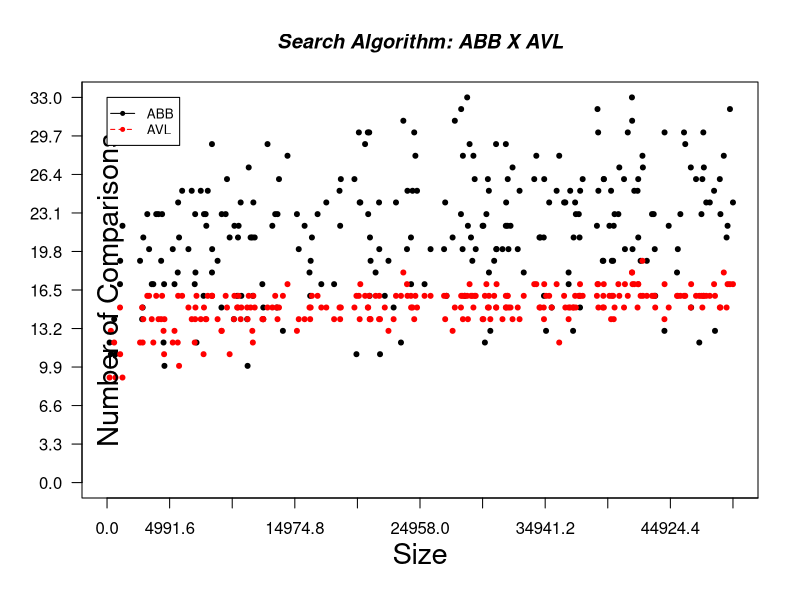

Generate this figure with R:
comp208 <- read.table("Comp_Data.txt", header = T, sep = "\t")

#Compute the largest y and x in the data
max_y <- max(comp208$Comparações_AVL, comp208$Comparações_ABB)
max_x <- max(comp208$Tamanho_AVL, comp208$Tamanho_ABB)

#Define colors to be used for AVL and BST
plot_colors <- c("black", 'red')

#Start PNG device to save output to Grafico_plotagem.png
png("Grafico_plotagem.png", height = 720, width = 1280, bg = "white")

#Plotting
plot(comp208$Tamanho_ABB, comp208$Comparações_ABB, type = "p", pch = 20, col = plot_colors[1],
     ylim = c(0, max_y), xlim = c(0, max_x), axes = FALSE, ann = FALSE)

#Change interval scale
axis(1, las = 1, at = ((max_x %% 10000000)/10)*0:max_x)

axis(2, las = 1, at = ((max_y %% 10000000)/10)*0:max_y)

box()

#Graph ABB
lines(comp208$Tamanho_AVL, comp208$Comparações_AVL, type = "p", pch = 20, lty = 2, col = plot_colors[2])

#Create a title with red, bold/italic font
title(main = "Search Algorithm: ABB X AVL", col.main = "black", font.main = 4)

#Label the x and y axes with dark green text
title(xlab = "Size", col.lab = rgb(0, 0, 0), cex.lab = 1.75, line = 2.5)
title(ylab = "Number of Comparisons", col.lab = rgb(0, 0, 0), cex.lab = 1.75, line = -2)

nameStruct <- c("ABB", "AVL")

legend(1, max_y, nameStruct, cex = 0.8, col = plot_colors, pch = 20:20, lty = 1:2);

#turn off device driver (to flush output to png)
dev.off()